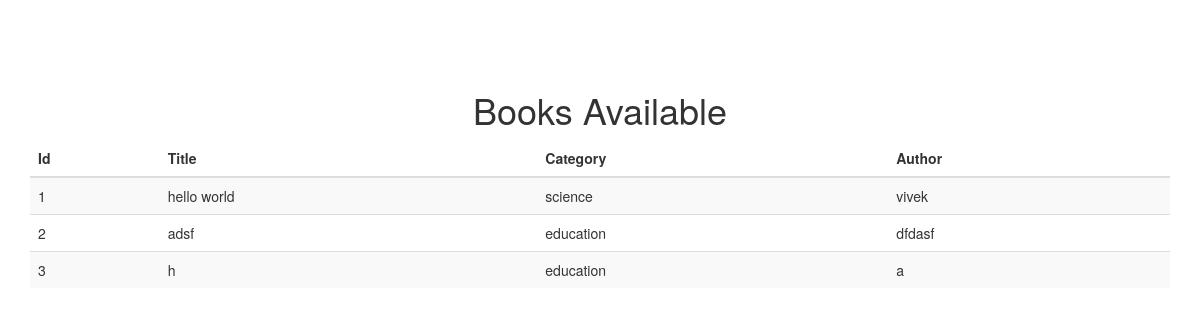
The app's page /listbooks/ with its own data.
### lib/models.py (models this page shows, shortened)
class Book(models.Model):
        title=models.CharField(default='',max_length=50)
        author=models.CharField(default='',max_length=50)
        choice=[('education','Education'),('entertainment','Entertainment'),('science','Science')]
        category=models.CharField(choices=choice,max_length=30)

### lib/views.py (the view)
# urls.py: path('listbooks/',ListBooks.as_view(),name='ListBooks'),
class ListBooks(ListView):
    model = Book

### lib/templates/lib/book_list.html (shortened to what this page needs)
<!DOCTYPE html>
<html lang="en">
<head>
    <link rel="stylesheet" href="https://maxcdn.bootstrapcdn.com/bootstrap/3.4.1/css/bootstrap.min.css">
</head>
<body>
    <div class="container" style="margin-top:70px">
        <center><H1>Books Available</H1></center>
        <table class="table table-striped">
            <thead>
                <tr>
                    <th>Id</th>
                    <th>Title</th>
                    <th>Category</th>
                    <th>Author</th>
                </tr>
            </thead>
            <tbody>
                {% for i in object_list %}
                <tr>
                    <td>{{i.id}}</td>
                    <td>{{i.title}}</td>
                    <td>{{i.category}}</td>
                    <td>{{i.author}}</td>
                </tr>
                {% empty %}
                <tr>
                    <p>No books yet</p>
                </tr>
                {% endfor %}
            </tbody>
        </table>
    </div>
</body>
</html>

### records on screen
Book: id "1", title "hello world", category "science", author "vivek"
Book: id "2", title "adsf", category "education", author "dfdasf"
Book: id "3", title "h", category "education", author "a"
